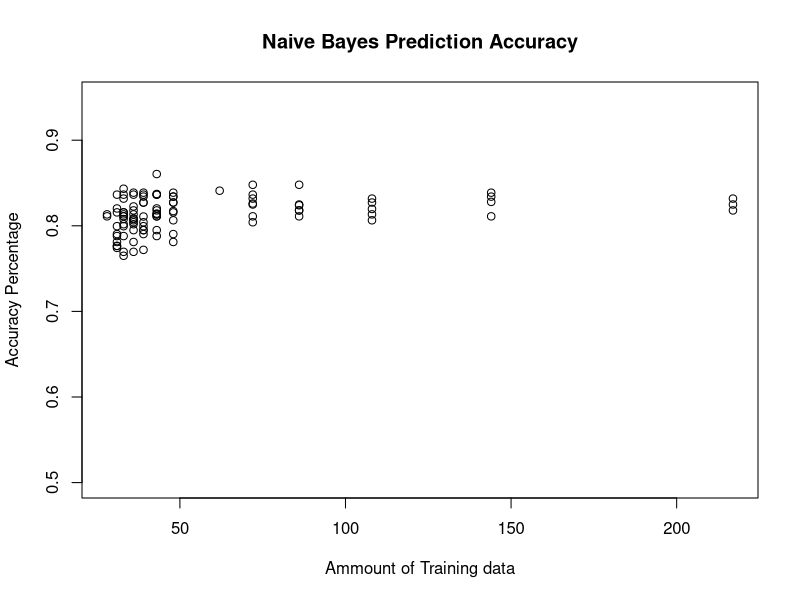

The R script that drew this image: (Note: this script raises an error after producing the figure.)
## ---- chunk 1
library(knitr)

library(rpart)
#Setting up my visual for splitting
df <- read.csv("house-votes-84.data", header = FALSE)
names(df)[1] ="party"
names(df)[2] = "handicapped-infants"
names(df)[3] = "water-project"
names(df)[4] = "budget"
names(df)[5] =  "physician-fee-freeze"
names(df)[6] =  "el-salvador aid"
names(df)[7] =  "religion in schools"
names(df)[8] =  "anti-satellite"
names(df)[9] = "nicaraguan aid"
names(df)[10] = "missile"
names(df)[11] = "immigration"
names(df)[12] = "synfuel cutback"
names(df)[13] = "education"
names(df)[14] = "superfund"
names(df)[15] = "crime"
names(df)[16] = "duty free exports"
names(df)[17] = "south africa"

#setting up data from my tests for Regression Trees
rTrees <- read.delim("rdata.txt", header = F)
rTrees$V1 <- gsub(pattern = " ", replacement = "", rTrees$V1,fixed = TRUE)
rTrees <- data.frame(do.call('rbind', strsplit(as.character(rTrees$V1),',',fixed = T)))
rTrees$X1 <- as.numeric(as.character(rTrees$X1))
rTrees$X2 <- as.numeric(as.character(rTrees$X2))

nBayes <- read.delim("naiveBayesData.txt", header=F)
nBayes$V1 <- gsub(pattern = " ", replacement = "", nBayes$V1,fixed = TRUE)
nBayes <- data.frame(do.call('rbind', strsplit(as.character(nBayes$V1),',',fixed = T)))
nBayes$X1 <- as.numeric(as.character(nBayes$X1))
nBayes$X2 <- as.numeric(as.character(nBayes$X2))
nBayes <- nBayes[nBayes$X2 <.93,]
## ---- chunk 2
 plot((nBayes$X1),(nBayes$X2), main = "Naive Bayes Prediction Accuracy", xlab = "Ammount of Training data", ylab="Accuracy Percentage", ylim= c(.5,.95))
## ---- chunk 3
plot((r))
plot((rTrees$X1),(rTrees$X2), type = "p", main = "Regression Tree Prediction Accuracy", 
     xlab = "Ammount of Training data", ylab="Accuracy Percentage")
## ---- chunk 4
fullTree <- rpart(party~.,data = df, method = "class", control=rpart.control(minsplit=1, cp=0))
printcp(fullTree)
plot(fullTree, uniform=TRUE,main="Congress Regression Tree - Full Data")
text(fullTree, use.n=TRUE, all=TRUE, cex=.7)
## ---- chunk 5
halfdf <- df[1:217,]
halfTree <- rpart(party~.,data = halfdf, method = "class", control=rpart.control(minsplit=1, cp=0))
printcp(halfTree)
plot(halfTree, uniform=TRUE,main="Congress Regression Tree - Half Data")
text(halfTree, use.n=TRUE, all=TRUE, cex=.7)
## ---- chunk 6
forthdf <- df[1:108,]
forthTree <- rpart(party~.,data = forthdf, method = "class", control=rpart.control(minsplit=1, cp=0))
printcp(forthTree)
plot(forthTree, uniform=TRUE,main="Congress Regression Tree - Forth Data")
text(forthTree, use.n=TRUE, all=TRUE, cex=.7)
## ---- chunk 7
eighthdf <- df[1:54,]
eigthTree <- rpart(party~.,data = eighthdf, method = "class", control=rpart.control(minsplit=1, cp=0))
printcp(eigthTree)
plot(eigthTree, uniform=TRUE,main="Congress Regression Tree - Eigth Data")
text(eigthTree, use.n=TRUE, all=TRUE, cex=.7)
